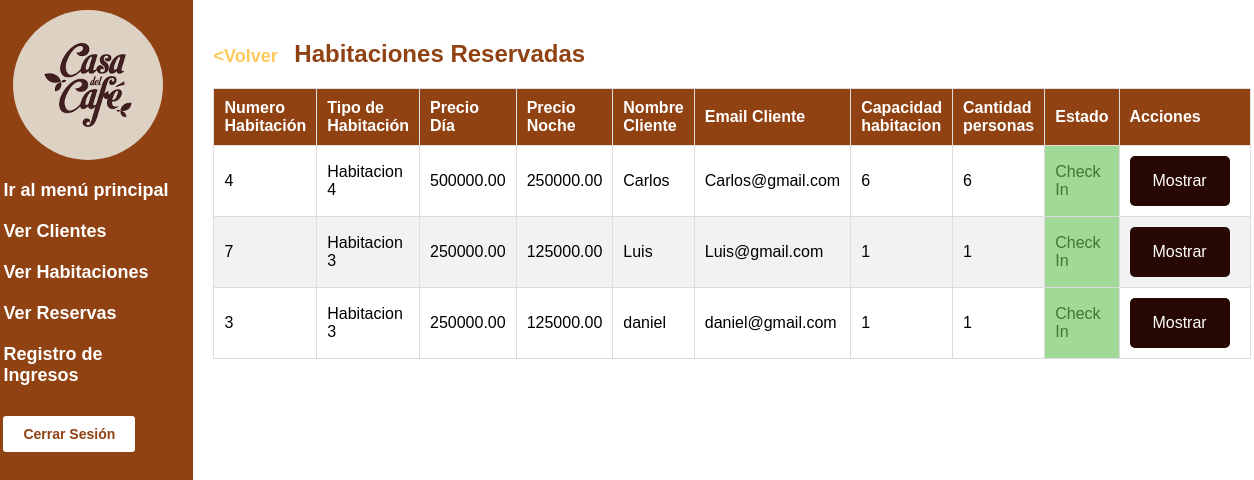
/hostal/Pages/verHabitacionesReservadas.php (signed in), run on the app's committed database.
### tables this page shows
CREATE TABLE IF NOT EXISTS `reserva` (
  `id_reserva` int NOT NULL AUTO_INCREMENT,
  `tipo_habitacion` varchar(255) NOT NULL,
  `numero_habitacion` int DEFAULT NULL,
  `id_cliente` int DEFAULT NULL,
  `Fecha_Inicio` date DEFAULT NULL,
  `Fecha_Fin` date DEFAULT NULL,
  `cantidad_personas` int DEFAULT NULL,
  PRIMARY KEY (`id_reserva`),
  KEY `id_cliente` (`id_cliente`)
);

CREATE TABLE IF NOT EXISTS `habitaciones` (
  `id_habitacion` int NOT NULL,
  `tipo_habitacion` varchar(255) NOT NULL,
  `precio_dia` decimal(10,2) NOT NULL,
  `precio_noche` decimal(10,2) NOT NULL,
  `id_cliente` int DEFAULT NULL,
  `disponible` int NOT NULL DEFAULT '1',
  `capacidad` int DEFAULT NULL,
  PRIMARY KEY (`id_habitacion`),
  KEY `id_cliente` (`id_cliente`)
);

CREATE TABLE IF NOT EXISTS `cliente` (
  `id_cliente` int NOT NULL,
  `nombre` varchar(255) NOT NULL,
  `email` varchar(255) DEFAULT NULL,
  `ubicacion` varchar(255) DEFAULT NULL,
  `numero` varchar(255) DEFAULT NULL,
  PRIMARY KEY (`id_cliente`)
);

### includes/DAOS/db.php (called while the page is built, shortened)
<?php
class ConexionBD {
    private $servername = "db";
    private $username = "root";
    private $password = "root";
    private $database = "casa_del_cafe";
    private $conn;
    public function __construct() {
        $this->conn = new mysqli($this->servername, $this->username, $this->password, $this->database);
    }
    public function conexion(){
        return $this->conn;
    }
}
?>

### includes/DAOS/reservaDAO.php (called while the page is built, shortened)
<?php
require 'objets/Reserva.php';
class ReservaDAO {
    private $db;
    public function __construct(){
        $this->db = new ConexionBD();
    }
    public function obtener_reservas_sin_checkin() {
        $reservasSinCheckIn = array();
        $query = "SELECT * FROM reserva WHERE id_reserva NOT IN (SELECT id_reserva FROM check_in)";
        $resultado = mysqli_query($this->db->conexion(), $query);
        if ($resultado) {
            while ($fila = mysqli_fetch_assoc($resultado)) {
                $id_reserva = $fila["id_reserva"];
                $tipoHabitacion = $fila['tipo_habitacion'];
                $numeroHabitacion = $fila['numero_habitacion'];
                $idCliente = $fila['id_cliente'];
                $fechaInicio = $fila['Fecha_Inicio'];
                $fechaFin = $fila['Fecha_Fin'];
                $cantidadPersonas = $fila['cantidad_personas'];
                $reserva = new Reserva($tipoHabitacion, $numeroHabitacion, $idCliente, $fechaInicio, $fechaFin, $cantidadPersonas, $id_reserva);
                $reservasSinCheckIn[] = $reserva;
            }
        }
        return $reservasSinCheckIn;
    }
}
?>

### includes/DAOS/objets/Reserva.php (called while the page is built, shortened)
<?php
class Reserva{
    private $numeroHabitacion;
    private $cantidadPersonas;
    function __construct($tipoHabitacion, $numeroHabitacion, $idCliente, $fechaInicio, $fechaFin, $cantidadPersonas, $id = null){
        $this->numeroHabitacion=$numeroHabitacion;
        $this->cantidadPersonas=$cantidadPersonas;
    }
    public function getNumeroHabitacion(){
        return $this->numeroHabitacion;
    }
    public function getCantidadPersonas(){
        return $this->cantidadPersonas;
    }
}
?>

### includes/DAOS/habitacionDAO.php (called while the page is built, shortened)
<?php
require 'objets/Habitacion.php';
class HabitacionDAO {
    private ConexionBD $db;
    function __construct() {
        $this->db = new ConexionBD();
    }
    public function obtenerHabitacionPorId($id_habitacion) {
        $id_habitacion = mysqli_real_escape_string($this->db->conexion(), $id_habitacion);
        $query = "SELECT * FROM habitaciones WHERE id_habitacion = $id_habitacion";
        $resultado = mysqli_query($this->db->conexion(), $query);
        if ($resultado && mysqli_num_rows($resultado) === 1) {
            $row = mysqli_fetch_assoc($resultado);
            $habitacion = new Habitacion($row['tipo_habitacion'], $row['precio_dia'], $row['precio_noche'], $row['capacidad'], $row['id_cliente'], $row['id_habitacion']);
            return $habitacion;
        } else {
            return null;
        }
    }
}
?>

### includes/DAOS/objets/Habitacion.php (called while the page is built)
<?php
class Habitacion {
    private $id_habitacion;
    private $tipo_habitacion;
    private $precio_dia;
    private $precio_noche;
    private $id_cliente;
    private $disponible;
    private $capacidad;
    public function __construct($tipo_habitacion, $precio_dia, $precio_noche, $capacidad, $id_cliente = null, $id_habitacion = null, $disponible=1) {
        $this->id_habitacion = $id_habitacion;
        $this->tipo_habitacion = $tipo_habitacion;
        $this->precio_dia = $precio_dia;
        $this->precio_noche = $precio_noche;
        $this->id_cliente = $id_cliente;
        $this->disponible = $disponible;
        $this->capacidad = $capacidad;
    }
    public function getIdHabitacion() {
        return $this->id_habitacion;
    }
    public function getTipoHabitacion() {
        return $this->tipo_habitacion;
    }
    public function getPrecioDia() {
        return $this->precio_dia;
    }
    public function getPrecioNoche() {
        return $this->precio_noche;
    }
    public function getIdCliente() {
        return $this->id_cliente;
    }
    public function getdisponible() {
        return $this->disponible;
    }
    public function getCapacidad(){
        return $this->capacidad;
    }
}
?>

### includes/DAOS/clienteDAO.php (called while the page is built, shortened)
<?php
require 'objets/Cliente.php';
class ClienteDAO {
    private ConexionBD $db;
    function __construct() {
        $this->db = new ConexionBD();
    }
    function obtenerClientePorId($id_cliente) {
        $id_cliente = mysqli_real_escape_string($this->db->conexion(), $id_cliente);
        $query = "SELECT * FROM cliente WHERE id_cliente = $id_cliente";
        $resultado = mysqli_query($this->db->conexion(), $query);
        if ($resultado && mysqli_num_rows($resultado) > 0) {
            $fila = mysqli_fetch_assoc($resultado);
            $cliente = new Cliente($fila['nombre'], $fila['email'], $fila['ubicacion'], $fila['numero'], $fila['id_cliente']);
            return $cliente;
        } else {
            return null;
        }
    }
}
?>

### includes/DAOS/objets/Cliente.php (called while the page is built, shortened)
<?php
Class Cliente{
    private $nombre;
    private $email;
    function __construct($nombre,$email, $ubicacion, $numero, $id = null){
        $this->nombre=$nombre;
        $this->email=$email;
    }
    function getNombre(){
        return $this->nombre;
    }
    function getEmail(){
        return $this->email;
    }
}
?>

### hostal/Pages/verHabitacionesReservadas.php (the view, shortened to what this page needs)
<?php
require '../../includes/requeriments_hospedaje.php';
?>
<!DOCTYPE html>
<html>
<head>
    <link rel="stylesheet" href="../../css/hotas_ver_datos.css">
</head>
<body>
    <div class="sidebar">
        <img class="image-logo"
         alt="Casa del Café">
         <a href="../index.php">Ir al menú principal</a>
        <a href="verCliente.php">Ver Clientes</a>
        <a href="habitaciones.php">Ver Habitaciones</a>
        <a href="verReservas.php">Ver Reservas</a>
        <a href="registroIngresos.php">Registro de Ingresos</a>
        <form action="verHabitacionesReservadas.php" method="POST">
            <input type="submit" value="Cerrar Sesión" formnovalidate>
        </form>
    </div>
    <div class="content">
        <h1><a class="back-link" href="habitaciones.php">&lt;Volver</a> Habitaciones Reservadas</h1>
        <table id="tablaHabitaciones">
            <thead>
                <th>Numero Habitación</th>
                <th>Tipo de Habitación</th>
                <th>Precio Día</th>
                <th>Precio Noche</th>
                <th>Nombre Cliente</th>
                <th>Email Cliente</th>
                <th>Capacidad habitacion</th>
                <th>Cantidad personas</th>
                <th>Estado</th>
                <?php
                    if($_SESSION['rol'] != "empleado"){
                        echo '<th>Acciones</th>';
                    }
                ?>
            </thead>
            <tbody>
            <?php
            $habitacionDAO = new HabitacionDAO();
            $clienteDAO = new ClienteDAO();
            $reservaDAO = new ReservaDAO();
            $reservadas = $reservaDAO->obtener_reservas_sin_checkin();
            foreach ($reservadas as $reserva) {
                $habitacion = $habitacionDAO->obtenerHabitacionPorId($reserva->getNumeroHabitacion());
                $cliente = $clienteDAO->obtenerClientePorId($habitacion->getIdCliente());
                $cantidadPersonas = $reserva->getCantidadPersonas();
                if($cliente){
                    $nombreCliente = $cliente->getNombre();
                    $email = $cliente->getEmail();
                }else{
                    $nombreCliente = "Desconocido";
                    $email = 'Desconocido';
                }
                $data = $habitacion->getIdHabitacion().
                "|". $habitacion->getTipoHabitacion().
                "|". $habitacion->getPrecioDia().
                "|". $habitacion->getPrecioNoche().
                "|". $email.
                "|". $habitacion->getCapacidad();
                echo '<tr data="'. $data.'">';
                echo "<td>" . $habitacion->getIdHabitacion() . "</td>";
                echo "<td>" . $habitacion->getTipoHabitacion() . "</td>";
                echo "<td>" . $habitacion->getPrecioDia() . "</td>";
                echo "<td>" . $habitacion->getPrecioNoche() . "</td>";
                echo "<td>" . $nombreCliente . "</td>";
                echo "<td>" . $email . "</td>";
                echo "<td>" . $habitacion->getCapacidad() . "</td>";
                echo "<td>" . $cantidadPersonas . "</td>";
                if($habitacion->getdisponible() == 1){
                   echo "<td class='SinReserva'>Check In</td>";
                }else{
                    echo "<td class='SinCheckIn'>Check Out</td>";
                }
                if($_SESSION['rol'] != "empleado"){
                    echo '<td>';
                    echo '<button class="btnMostrar acciones">Mostrar</button>';
                    echo '</td>';
                }
                echo "</tr>";
            }
            ?>
            </tbody>
        </table>
    </div>
</body>
</html>

### css/hotas_ver_datos.css (style rules this page uses)
:root { --primary-color: #FFC95D; --secondary-color: #904212; --third-color: #F28D33; --light-color: white; --contrast-color: #260702; }
* { padding: 0px; margin: 0px; }
body, html { margin: 0; padding: 0; font-family: Arial, sans-serif; height: 100%; }
body { background-color: var(--light-color); display: flex; align-items: center; justify-content: center; margin: 0; }
.content { flex: 1; padding: 20px; height: 90%; }
h1 { font-size: 24px; margin: 0 0 20px; color: var(--secondary-color); }
.acciones { background-color: var(--contrast-color); color: var(--light-color); width: 100px; height: 50px; font-size: 16px; border: none; border-radius: 5px; text-decoration: none; cursor: pointer; display: inline-block; margin-right: 10px; }
input[type="submit"] { background-color: var(--light-color); color: var(--secondary-color); padding: 10px 20px; margin-top: 20px; border: none; border-radius: 3px; font-weight: bold; cursor: pointer; font-size: 14px; }
table { border-collapse: collapse; width: 100%; background-color: var(--light-color); border: 1px solid #ddd; }
th, td { padding: 10px; text-align: left; border: 1px solid #ddd; }
th { background-color: var(--secondary-color); color: #fff; font-weight: bold; }
.back-link { text-decoration: none; color: var(--primary-color); font-size: 18px; font-weight: bold; margin-right: 10px; }
tr:nth-child(even) { background-color: #f2f2f2; }
.sidebar { width: 200px; height: 100%; background-color: var(--secondary-color); color: var(--light-color); padding: 20px; display: flex; flex-direction: column; align-items: left; text-align: left; }
.image-logo { border-radius: 50%; width: 150px; height: 150px; margin: 10px; }
a { text-decoration: none; color: var(--light-color); font-weight: bold; font-size: 18px; margin: 10px 0; }
.sidebar a { display: block; font-size: 18px; margin: 10px 0; color: var(--light-color); text-decoration: none; text-align: left; }
.SinReserva { background-color: #a1d996; font-weight: 500; font-family: Arial, Helvetica, sans-serif; color: #3e7832; }

### data on the page
reserva: habitaciones.id_habitacion "4", habitaciones.tipo_habitacion "Habitacion 4", habitaciones.precio_dia "500000.00", habitaciones.precio_noche "250000.00", id_cliente.nombre "Carlos", id_cliente.email "Carlos@gmail.com", habitaciones.capacidad "6", cantidad_personas "6"
reserva: habitaciones.id_habitacion "7", habitaciones.tipo_habitacion "Habitacion 3", habitaciones.precio_dia "250000.00", habitaciones.precio_noche "125000.00", id_cliente.nombre "Luis", id_cliente.email "Luis@gmail.com", habitaciones.capacidad "1", cantidad_personas "1"
reserva: habitaciones.id_habitacion "3", habitaciones.tipo_habitacion "Habitacion 3", habitaciones.precio_dia "250000.00", habitaciones.precio_noche "125000.00", id_cliente.nombre "daniel", id_cliente.email "daniel@gmail.com", habitaciones.capacidad "1", cantidad_personas "1"
